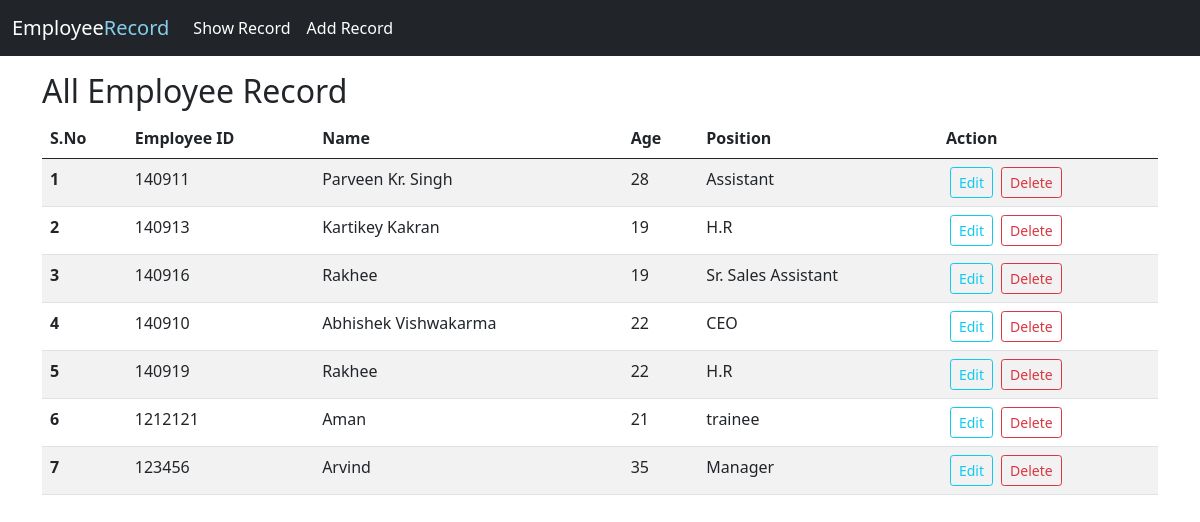
Page /data on the earlier database version.
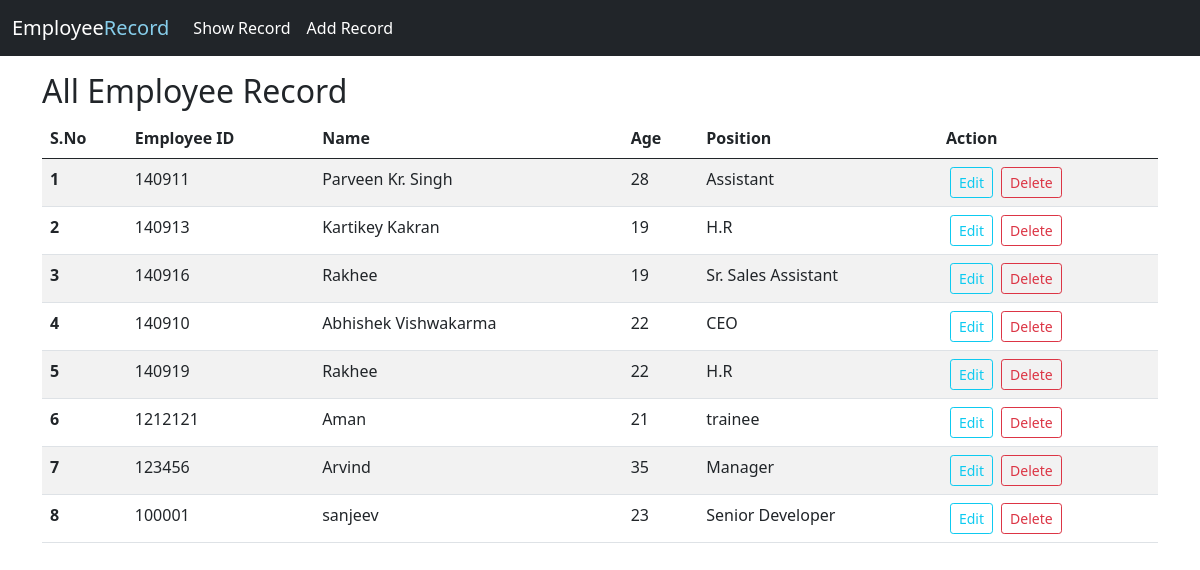
Same page on the later database version.
### app.py (models this page shows, shortened)
class EmployeeModel(db.Model):
    __tablename = 'Table'
    id = db.Column(db.Integer,primary_key=True)
    employee_id = db.Column(db.Integer(),unique = True)
    name = db.Column(db.String())
    age = db.Column(db.Integer())
    position = db.Column(db.String(80))

### app.py (the view)
@app.route('/')
@app.route('/data')
def RetrieveList():
    employees = EmployeeModel.query.all()
    return render_template('datalist.html',employees = employees)

### templates/datalist.html
{% extends 'base.html' %} {% block title %} All Data {% endblock title %} {% block body %}
<div class="container my-3">
    <h2>All Employee Record</h2>
    <table class="table table-striped">
        <thead>
            <tr>
                <th scope="col">S.No</th>
                <th scope="col">Employee ID</th>
                <th scope="col">Name</th>
                <th scope="col">Age</th>
                <th scope="col">Position</th>
                <th scope="col">Action</th>
            </tr>
        </thead>
        <tbody>
            {% for employee in employees %}
            <tr>
                <th scope="row">{{loop.index}}</th>
                <td>{{employee.employee_id}}</td>
                <td>{{employee.name}}</td>
                <td>{{employee.age}}</td>
                <td>{{employee.position}}</td>
                <td>
                    <a href="/update/{{employee.employee_id}}" type="button" class="btn btn-outline-info btn-sm mx-1">Edit</button>
                  <a href="/delete/{{employee.employee_id}}" type="button" class="btn btn-outline-danger btn-sm mx-1">Delete</button>
                </td>
            </tr>
              {% endfor %}
            </tbody>
            </table>
    </div>
   {% endblock body %}

### templates/base.html (shortened to what this page needs)
<!doctype html>
<html lang="en">
<head>
    <link href="https://cdn.jsdelivr.net/npm/bootstrap@5.0.0-beta3/dist/css/bootstrap.min.css" rel="stylesheet">
</head>
<body>
    <nav class="navbar navbar-expand-lg navbar-dark bg-dark">
        <div class="container-fluid">
            <a class="navbar-brand" href="#">Employee<span style="color: skyblue;">Record</span></a>
            <div class="collapse navbar-collapse" id="navbarSupportedContent">
                <ul class="navbar-nav me-auto mb-2 mb-lg-0">
                    <li class="nav-item">
                        <a class="nav-link active" aria-current="page" href="/data">Show Record</a>
                    </li>
                    <li class="nav-item">
                        <a class="nav-link active" aria-current="page" href="/data/create">Add Record</a>
                    </li>
                </ul>
            </div>
        </div>
    </nav>
    {% block body %} {% endblock body %}
</body>
</html>

Differences in the rows shown:
added EmployeeModel: employee_id "100001", name "sanjeev", age "23", position "Senior Developer"
